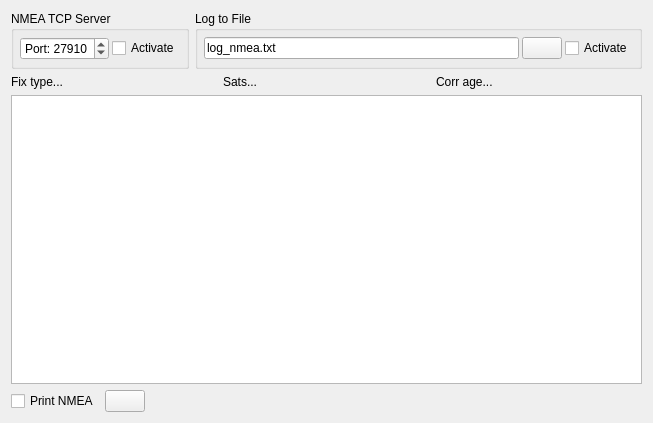
<?xml version="1.0" encoding="UTF-8"?>
<ui version="4.0">
 <class>NmeaWidget</class>
 <widget class="QWidget" name="NmeaWidget">
  <property name="geometry">
   <rect>
    <x>0</x>
    <y>0</y>
    <width>653</width>
    <height>423</height>
   </rect>
  </property>
  <property name="windowTitle">
   <string>Form</string>
  </property>
  <layout class="QVBoxLayout" name="verticalLayout">
   <item>
    <layout class="QHBoxLayout" name="horizontalLayout">
     <item>
      <widget class="QGroupBox" name="groupBox">
       <property name="title">
        <string>NMEA TCP Server</string>
       </property>
       <layout class="QHBoxLayout" name="horizontalLayout_6">
        <property name="spacing">
         <number>3</number>
        </property>
        <property name="leftMargin">
         <number>6</number>
        </property>
        <property name="topMargin">
         <number>6</number>
        </property>
        <property name="rightMargin">
         <number>6</number>
        </property>
        <property name="bottomMargin">
         <number>6</number>
        </property>
        <item>
         <widget class="QSpinBox" name="nmeaServerPortBox">
          <property name="prefix">
           <string>Port: </string>
          </property>
          <property name="maximum">
           <number>65535</number>
          </property>
          <property name="value">
           <number>27910</number>
          </property>
         </widget>
        </item>
        <item>
         <widget class="QCheckBox" name="nmeaServerActiveBox">
          <property name="text">
           <string>Activate</string>
          </property>
         </widget>
        </item>
       </layout>
      </widget>
     </item>
     <item>
      <widget class="QGroupBox" name="groupBox_6">
       <property name="title">
        <string>Log to File</string>
       </property>
       <layout class="QHBoxLayout" name="horizontalLayout_8">
        <property name="spacing">
         <number>3</number>
        </property>
        <property name="leftMargin">
         <number>6</number>
        </property>
        <property name="topMargin">
         <number>6</number>
        </property>
        <property name="rightMargin">
         <number>6</number>
        </property>
        <property name="bottomMargin">
         <number>6</number>
        </property>
        <item>
         <widget class="QLineEdit" name="nmeaLogEdit">
          <property name="text">
           <string>log_nmea.txt</string>
          </property>
         </widget>
        </item>
        <item>
         <widget class="QPushButton" name="nmeaLogChooseButton">
          <property name="toolTip">
           <string>Choose file...</string>
          </property>
          <property name="text">
           <string/>
          </property>
          <property name="icon">
           <iconset resource="resources.qrc">
            <normaloff>:/models/Icons/Open Folder-96.png</normaloff>:/models/Icons/Open Folder-96.png</iconset>
          </property>
         </widget>
        </item>
        <item>
         <widget class="QCheckBox" name="nmeaLogActiveBox">
          <property name="text">
           <string>Activate</string>
          </property>
         </widget>
        </item>
       </layout>
      </widget>
     </item>
    </layout>
   </item>
   <item>
    <layout class="QHBoxLayout" name="horizontalLayout_3">
     <item>
      <widget class="QLabel" name="nmeaFixTypeLabel">
       <property name="text">
        <string>Fix type...</string>
       </property>
      </widget>
     </item>
     <item>
      <widget class="QLabel" name="nmeaSatsLabel">
       <property name="text">
        <string>Sats...</string>
       </property>
      </widget>
     </item>
     <item>
      <widget class="QLabel" name="nmeaCorrAgeLabel">
       <property name="text">
        <string>Corr age...</string>
       </property>
      </widget>
     </item>
    </layout>
   </item>
   <item>
    <widget class="QTextBrowser" name="nmeaBrowser">
     <property name="font">
      <font>
       <family>Monospace</family>
      </font>
     </property>
    </widget>
   </item>
   <item>
    <layout class="QHBoxLayout" name="horizontalLayout_10">
     <item>
      <widget class="QCheckBox" name="nmeaPrintBox">
       <property name="text">
        <string>Print NMEA</string>
       </property>
      </widget>
     </item>
     <item>
      <widget class="QPushButton" name="nmeaClearButton">
       <property name="toolTip">
        <string>Clear printed values</string>
       </property>
       <property name="text">
        <string/>
       </property>
       <property name="icon">
        <iconset resource="resources.qrc">
         <normaloff>:/models/Icons/Delete2-96.png</normaloff>:/models/Icons/Delete2-96.png</iconset>
       </property>
      </widget>
     </item>
     <item>
      <spacer name="horizontalSpacer_2">
       <property name="orientation">
        <enum>Qt::Horizontal</enum>
       </property>
       <property name="sizeHint" stdset="0">
        <size>
         <width>40</width>
         <height>20</height>
        </size>
       </property>
      </spacer>
     </item>
    </layout>
   </item>
  </layout>
 </widget>
 <resources>
  <include location="resources.qrc"/>
 </resources>
 <connections>
  <connection>
   <sender>nmeaClearButton</sender>
   <signal>clicked()</signal>
   <receiver>nmeaBrowser</receiver>
   <slot>clear()</slot>
   <hints>
    <hint type="sourcelabel">
     <x>129</x>
     <y>398</y>
    </hint>
    <hint type="destinationlabel">
     <x>128</x>
     <y>354</y>
    </hint>
   </hints>
  </connection>
 </connections>
</ui>
